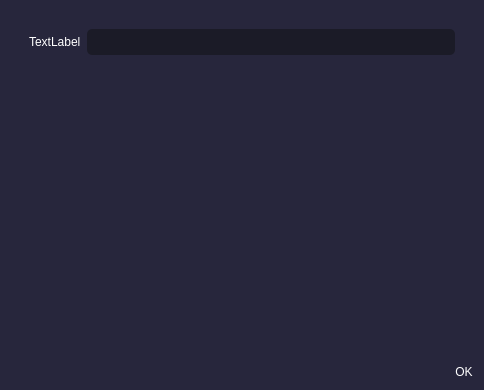
<?xml version="1.0" encoding="UTF-8"?>
<ui version="4.0">
 <class>Dialog</class>
 <widget class="QDialog" name="Dialog">
  <property name="geometry">
   <rect>
    <x>0</x>
    <y>0</y>
    <width>484</width>
    <height>390</height>
   </rect>
  </property>
  <property name="windowTitle">
   <string>Dialog</string>
  </property>
  <property name="styleSheet">
   <string notr="true">*{
border:none;
background-color:#27263c;
padding:0;
margin:0;
color: #FFFFFF;
}

QDialog{
padding-top:20px;
}

QLineEdit,QDateEdit,QComboBox,QSpinBox{
background-color: #1b1b27;
padding: 5px 10px;
border-radius: 5px;
}</string>
  </property>
  <property name="modal">
   <bool>false</bool>
  </property>
  <layout class="QVBoxLayout" name="verticalLayout">
   <item>
    <widget class="QWidget" name="widget" native="true">
     <layout class="QVBoxLayout" name="verticalLayout_2">
      <item alignment="Qt::AlignmentFlag::AlignTop">
       <widget class="QWidget" name="widget_2" native="true">
        <layout class="QHBoxLayout" name="horizontalLayout">
         <item>
          <widget class="QLabel" name="label">
           <property name="text">
            <string>TextLabel</string>
           </property>
          </widget>
         </item>
         <item>
          <widget class="QLineEdit" name="lineEdit"/>
         </item>
        </layout>
       </widget>
      </item>
     </layout>
    </widget>
   </item>
   <item>
    <widget class="QDialogButtonBox" name="buttonBox">
     <property name="orientation">
      <enum>Qt::Orientation::Horizontal</enum>
     </property>
     <property name="standardButtons">
      <set>QDialogButtonBox::StandardButton::Ok</set>
     </property>
    </widget>
   </item>
  </layout>
 </widget>
 <resources/>
 <connections>
  <connection>
   <sender>buttonBox</sender>
   <signal>accepted()</signal>
   <receiver>Dialog</receiver>
   <slot>accept()</slot>
   <hints>
    <hint type="sourcelabel">
     <x>248</x>
     <y>254</y>
    </hint>
    <hint type="destinationlabel">
     <x>157</x>
     <y>274</y>
    </hint>
   </hints>
  </connection>
  <connection>
   <sender>buttonBox</sender>
   <signal>rejected()</signal>
   <receiver>Dialog</receiver>
   <slot>reject()</slot>
   <hints>
    <hint type="sourcelabel">
     <x>316</x>
     <y>260</y>
    </hint>
    <hint type="destinationlabel">
     <x>286</x>
     <y>274</y>
    </hint>
   </hints>
  </connection>
 </connections>
</ui>
